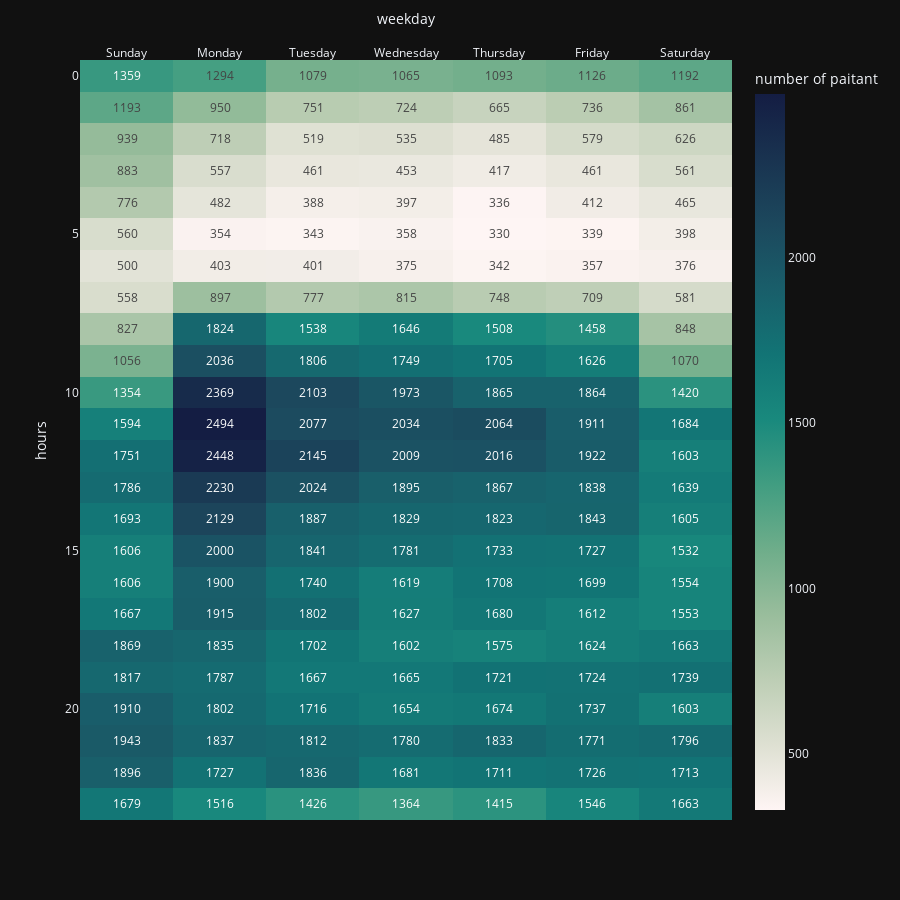

The cell this chart's notebook holds for it:
### Code cell
fig3 = px.imshow(answer3,
                labels=dict(x="weekday", y="hours", color="number of paitant") , 
                aspect="auto", color_continuous_scale='tempo',
                template = template_style,
                text_auto=True, width=900, height=900)
fig3.update_xaxes(side="top")
fig3.show()

### Figure 1 — Plotly figure (JSON) as saved in the notebook; plotly's stock layout.template omitted (floating-point values rounded to 4 significant figures; data arrays with more than 128 entries replaced by an {"elided": "..."} marker saying what was removed)
{"data": [{"coloraxis": "coloraxis", "hovertemplate": "weekday: %{x}<br>hours: %{y}<br>number of paitant: %{z}<extra></extra>", "name": "0", "texttemplate": "%{z}", "type": "heatmap", "x": ["Sunday", "Monday", "Tuesday", "Wednesday", "Thursday", "Friday", "Saturday"], "xaxis": "x", "y": [0, 1, 2, 3, 4, 5, 6, 7, 8, 9, 10, 11, 12, 13, 14, 15, 16, 17, 18, 19, 20, 21, 22, 23], "yaxis": "y", "z": {"elided": "24x7 int values"}}], "layout": {"coloraxis": {"colorbar": {"title": {"text": "number of paitant"}}, "colorscale": [[0, "rgb(254, 245, 244)"], [0.09091, "rgb(222, 224, 210)"], [0.1818, "rgb(189, 206, 181)"], [0.2727, "rgb(153, 189, 156)"], [0.3636, "rgb(110, 173, 138)"], [0.4545, "rgb(65, 157, 129)"], [0.5455, "rgb(25, 137, 125)"], [0.6364, "rgb(18, 116, 117)"], [0.7273, "rgb(25, 94, 106)"], [0.8182, "rgb(28, 72, 93)"], [0.9091, "rgb(25, 51, 80)"], [1, "rgb(20, 29, 67)"]]}, "height": 900, "margin": {"t": 60}, "width": 900, "xaxis": {"anchor": "y", "domain": [0, 1], "side": "top", "title": {"text": "weekday"}}, "yaxis": {"anchor": "x", "autorange": "reversed", "domain": [0, 1], "title": {"text": "hours"}}}}
